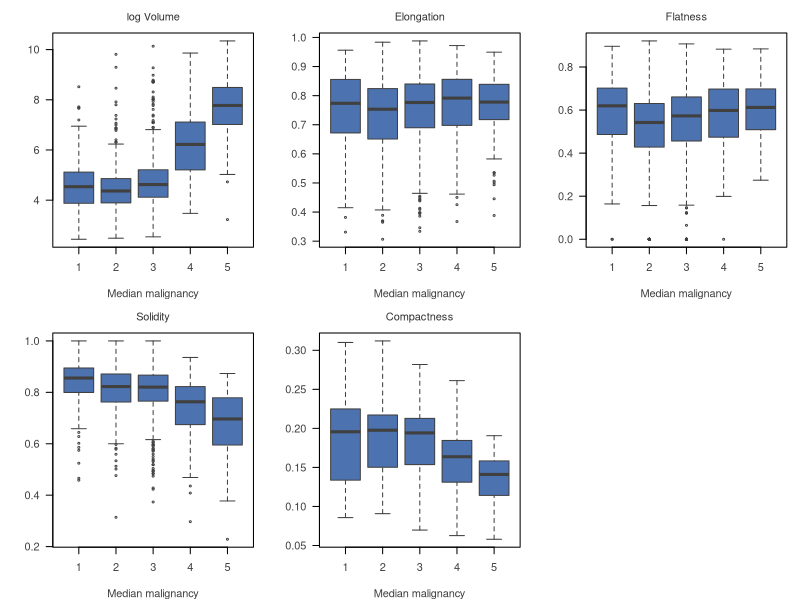

Reproduce this figure in R.
# Run from the repository root:
#   Rscript codes/plots/data-description/features-by-grade.R

nod <- read.csv("data/processed/nodules_train_trimmed.csv", stringsAsFactors = FALSE)

GEOM <- c("log_volume", "elongation", "flatness", "solidity", "compactness")
LABELS <- c(log_volume = "log Volume", elongation = "Elongation",
            flatness = "Flatness", solidity = "Solidity",
            compactness = "Compactness")
BLUE <- "#4c72b0"

pdf("codes/plots/data-description/features-by-grade.pdf", width = 10, height = 5.5)
par(mfrow = c(2, 3), mar = c(4, 4, 2.5, 1), las = 1, col.axis = "grey25", col.lab = "grey25", font.main = 1, cex.main = 1, col.main = "grey20")
for (v in GEOM)
  boxplot(nod[[v]] ~ nod$mal_median, col = BLUE, border = "grey25",
          outcex = 0.4, main = LABELS[[v]], xlab = "Median malignancy", ylab = "")
invisible(dev.off())
